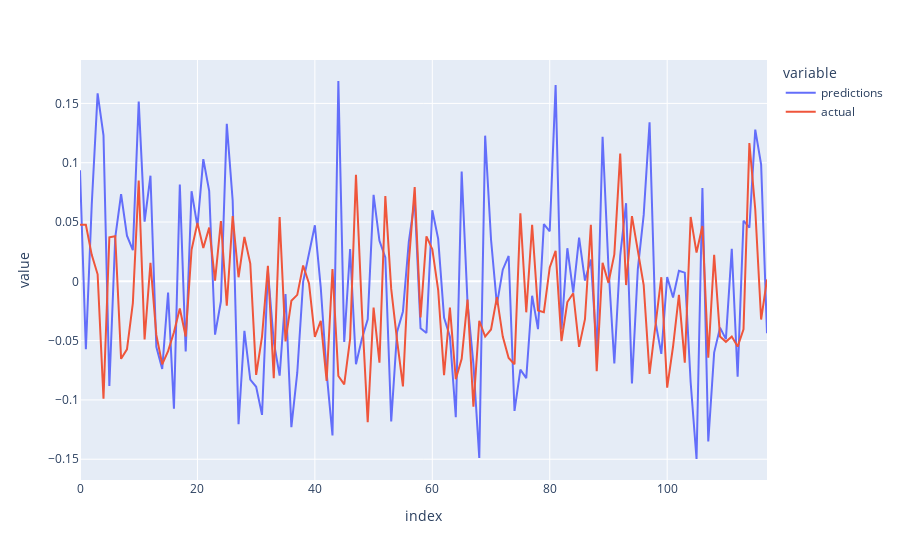

Source (notebook cell):
### Code cell
#Visualize the predictions and actual  scores
plot_data = pd.DataFrame({"predictions":predictions,"actual":scores})
fig = px.line(plot_data,y=[
               "predictions", "actual"])

fig.show()
